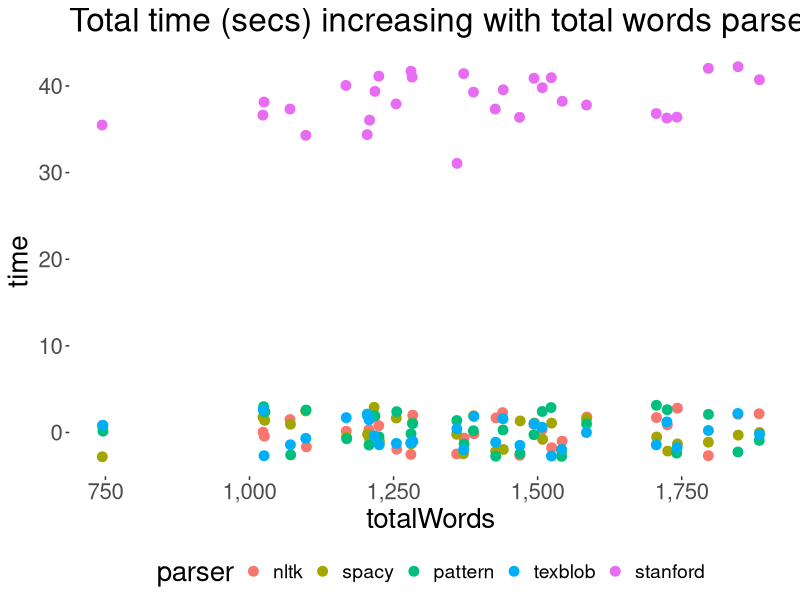
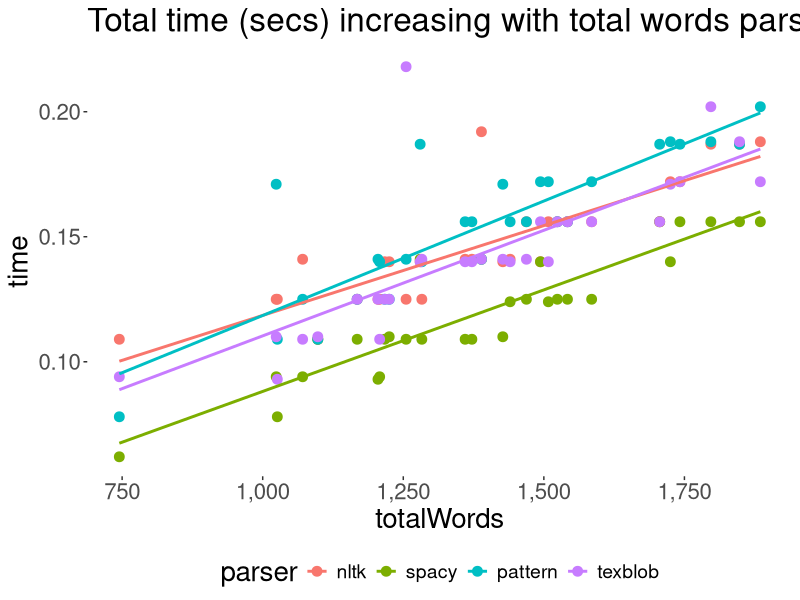
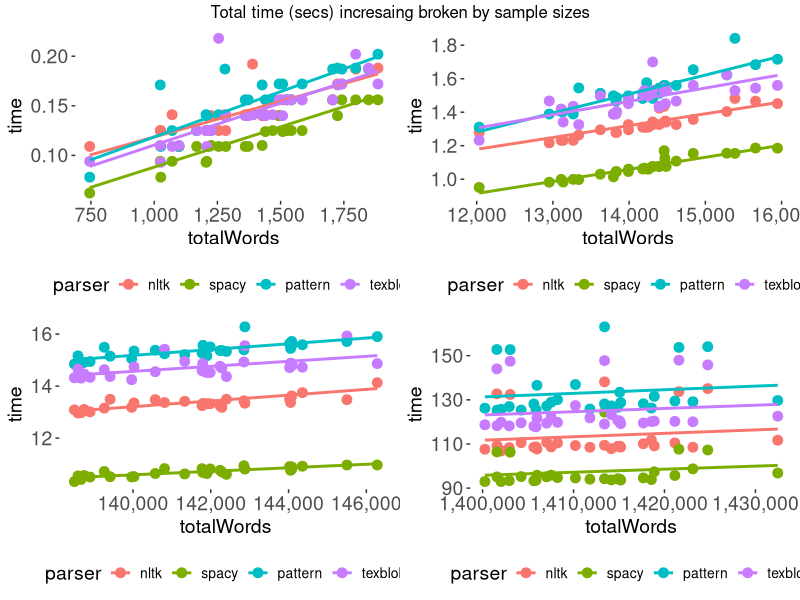

Write R code to recreate these figures, in order.
setwd("~/Desktop/parser-comparions-pycon-dublin-2016")

library(data.table)
library(dplyr)
library(dtplyr)
library(ggplot2)
library(tidyr)
library(forcats)
library(ggthemes)
library(scales)
library(gridExtra)

#Read in the data
posData <- fread("posTimes.csv")

#text.blob doesn't return puncs
posData <- posData[,textblob.puncs := pattern.puncs]


#Make long & join back
posTimes <- data.table(gather(posData[,c(1:8),with=F], parser, time, nlkt.time:stan.time, factor_key=TRUE))
posPuncs <- data.table(gather(posData[,c(1,2,3,9:13),with=F], parser, puncs, nlkt.puncs:stan.puncs, factor_key = TRUE))
posData2 <- cbind(posTimes[,c(1:5),with=F],posPuncs[,c(5:5),with=F])

#Rename the parsers
posData2 <- posData2 %>%
  mutate(parser = fct_recode(parser,
                              "nltk"    = "nlkt.time",
                              "spacy"      = "spacy.time",
                              "pattern" = "pattern.time",
                              "texblob" = "textblob.time",
                              "stanford"        = "stan.time"))

setnames(posData2,"sampleSize","sampleRows")

#At 1000 - row 74 contains an outlier for textblob, At 10000 row 96 contains outlier for pattern, 98 contains lot of words in 
#comparison to other samples.
#Remove outliers

posData2 <- posData2[!index %in% c(74,96),]

#Create a theme
#Create theme for ggplots
theme_present <- function(){
  theme(
    axis.text.x=element_text(size=16),
    axis.text.y=element_text(size=16),
    axis.title.x=element_text(size=20),
    axis.title.y=element_text(size=20),
    panel.background = element_blank(),
    title=element_text(size=20),
    legend.position="bottom",
    legend.text = element_text(size=14))
  
}

theme_present2 <- function(){
  theme(
    axis.text.x=element_text(size=14),
    axis.text.y=element_text(size=14),
    axis.title.x=element_text(size=14),
    axis.title.y=element_text(size=14),
    panel.background = element_blank(),
    title=element_text(size=14),
    legend.position="bottom",
    legend.text = element_text(size=10))
  
}





#Plot 1 with them all 
plot1 <- ggplot(posData2[sampleRows==10,], aes(x=totalWords,y=time)) + 
  geom_jitter(aes(colour=parser),size=3,height=3) + 
  scale_x_continuous(labels = comma) +
  ggtitle("Total time (secs) increasing with total words parsed") +
  theme_present() 
plot1

#Plot 2 without standford
plot2 <- ggplot(posData2[sampleRows==10 & parser != "stanford",], aes(x=totalWords,y=time)) + 
  geom_point(aes(colour=parser),size=3) +
  geom_smooth(method="lm",se=FALSE,aes(color=parser)) +
  scale_x_continuous(labels = comma) +
  ggtitle("Total time (secs) increasing with total words parsed") +
  theme_present() 
plot2

#Plot3 across all sample sizes
sampleSizes<-c(10,100,1000,10000)
p=list()

for(i in 1:length(sampleSizes)){
  p[[i]] <- ggplot(posData2[sampleRows == sampleSizes[i] & parser != "stanford",], aes(x=totalWords,y=time)) + 
    geom_point(aes(colour=parser),size=3) +
    geom_smooth(method="lm",se=FALSE,aes(color=parser)) +
    scale_x_continuous(labels = comma) + 
    theme_present2() 
}

plot3 <- do.call(grid.arrange,c(p,top="Total time (secs) incresaing broken by sample sizes"))
